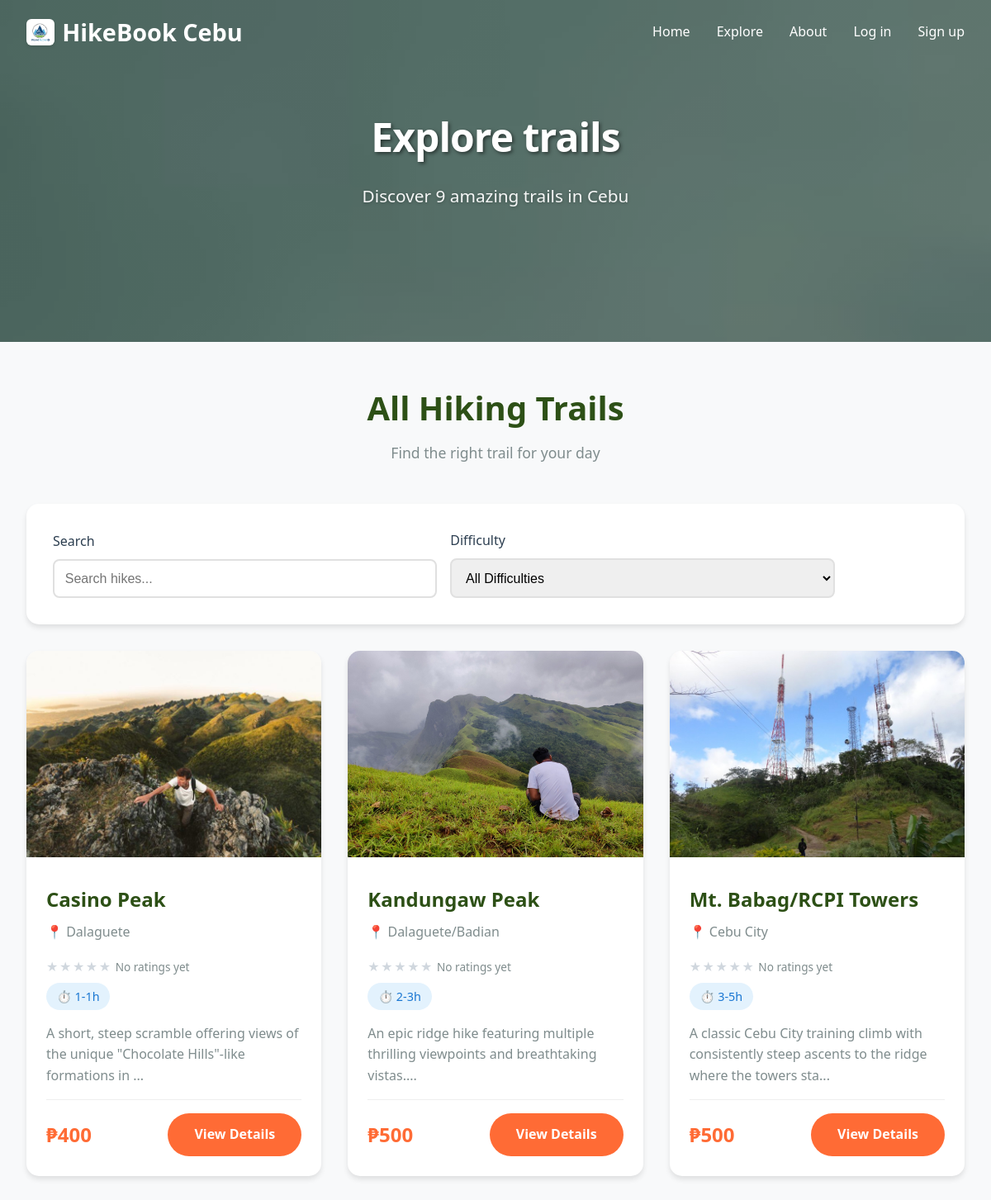
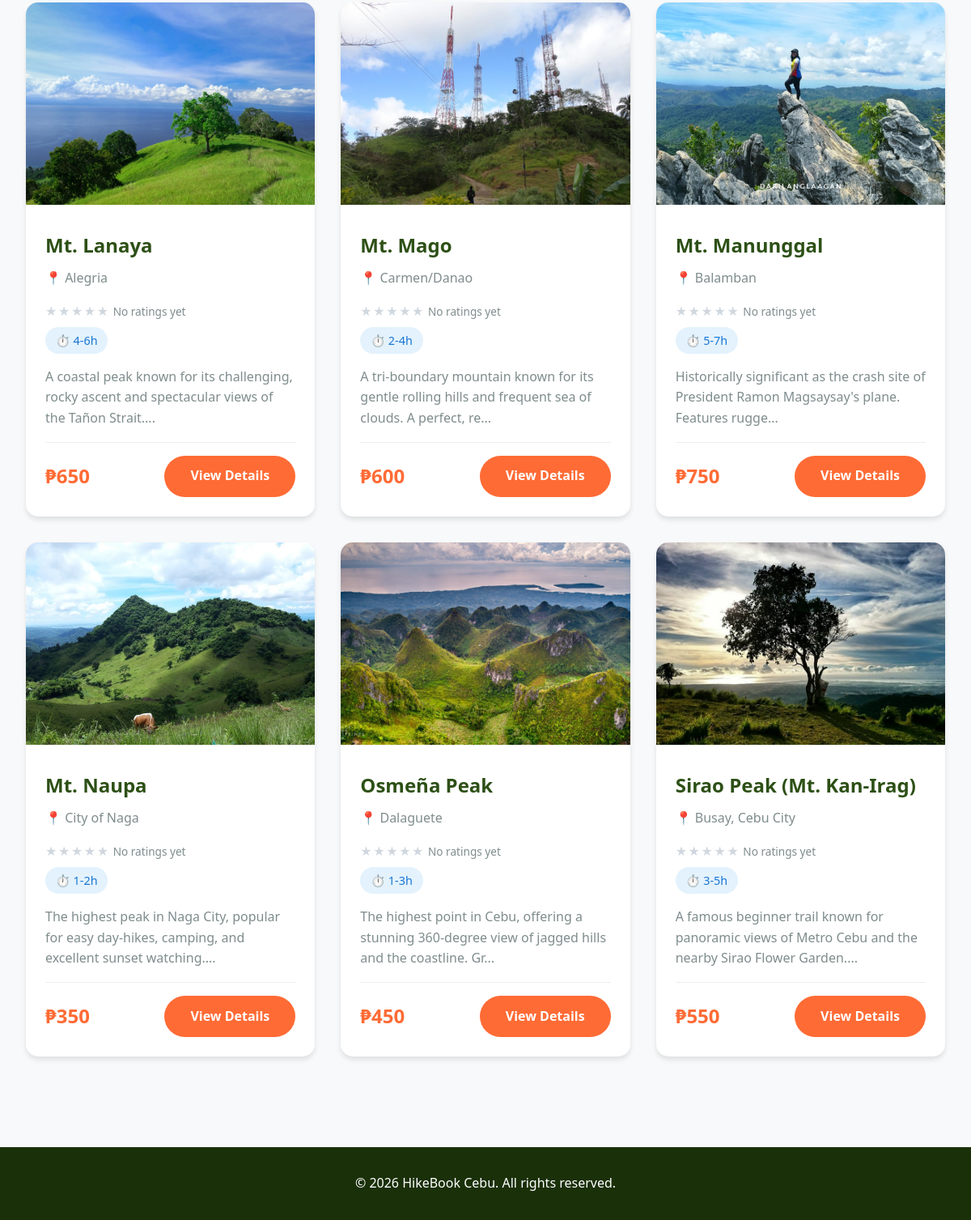
The app's page /hikes.php with its own data (2 pictures, top to bottom).
### tables this page shows
CREATE TABLE `hikes` (
  `id` int(11) NOT NULL,
  `slug` varchar(64) NOT NULL,
  `name` varchar(120) NOT NULL,
  `location` varchar(120) NOT NULL,
  `difficulty` varchar(64) NOT NULL,
  `duration_hours_min` int(11) NOT NULL,
  `duration_hours_max` int(11) NOT NULL,
  `price` int(11) NOT NULL,
  `description` text NOT NULL,
  `image_url` varchar(255) NOT NULL
);

### config.php (called while the page is built, shortened)
<?php
function isLoggedIn() {
    return isset($_SESSION['user_id']);
}
function sanitize($data) {
    return htmlspecialchars(trim($data), ENT_QUOTES, 'UTF-8');
}
?>

### hikes.php (the view, shortened to what this page needs)
<?php
require_once 'config.php';
$search = isset($_GET['search']) ? $_GET['search'] : '';
$query = "
    SELECT
        h.*,
        COALESCE(r.avg_rating, 0) AS avg_rating,
        COALESCE(r.rating_count, 0) AS rating_count
    FROM hikes h
    LEFT JOIN (
        SELECT hike_id, AVG(rating) AS avg_rating, COUNT(*) AS rating_count
        FROM hike_ratings
        GROUP BY hike_id
    ) r ON r.hike_id = h.id
    WHERE 1=1
";
$params = [];
$query .= " ORDER BY h.name ASC";
$stmt = $pdo->prepare($query);
$stmt->execute($params);
$hikes = $stmt->fetchAll();
?>
<!DOCTYPE html>
<html lang="en">
<head>
    <link rel="stylesheet" href="css/styles.css">
</head>
<body class="explore-page">
    <nav class="navbar navbar-home">
        <div class="nav-container">
            <a href="index.php" class="logo">
                <img src="images/logo.png" alt="HikeBook Cebu Logo">
                <?php echo SITE_NAME; ?>
            </a>
            <ul class="nav-links">
                <li><a href="index.php">Home</a></li>
                <li><a href="hikes.php">Explore</a></li>
                <li><a href="about.php">About</a></li>
                <?php if (isLoggedIn()): ?>
                    <li><a href="profile.php">Profile</a></li>
                    <?php if (isAdmin()): ?>
                        <li><a href="<?php echo base_url('admin/dashboard.php'); ?>">Admin</a></li>
                    <?php endif; ?>
                    <li><a href="logout.php">Logout</a></li>
                <?php else: ?>
                    <li><a href="#" class="auth-modal-trigger" data-modal="login">Log in</a></li>
                    <li><a href="#" class="auth-modal-trigger" data-modal="register">Sign up</a></li>
                <?php endif; ?>
            </ul>
        </div>
    </nav>
    <section class="hero hero-explore">
        <div class="hero-inner">
            <h1 class="hero-title">Explore trails</h1>
            <p class="hero-subtitle">Discover <?php echo count($hikes); ?> amazing trails in Cebu</p>
        </div>
    </section>
    <div class="container">
        <div class="section-title">
            <h2>All Hiking Trails</h2>
            <p>Find the right trail for your day</p>
        </div>
        <div class="form-container" style="max-width: 100%; margin-top: 0; margin-bottom: 2rem;">
            <form method="GET" action="hikes.php" id="filterForm" style="display: flex; gap: 1rem; flex-wrap: wrap; align-items: end; margin: 0;">
                <div class="form-group" style="flex: 1; min-width: 200px; margin-bottom: 0;">
                    <label for="search">Search</label>
                    <input type="text" id="search" name="search" class="form-control" placeholder="Search hikes..." value="<?php echo sanitize($search); ?>" autocomplete="off">
                </div>
                <div class="form-group" style="flex: 1; min-width: 200px; margin-bottom: 0;">
                    <label for="difficulty">Difficulty</label>
                    <select id="difficulty" name="difficulty" class="form-control">
                        <option value="">All Difficulties</option>
                    </select>
                </div>
                <a href="hikes.php" class="btn btn-secondary">Clear</a>
            </form>
        </div>
        <?php if (count($hikes) > 0): ?>
            <div class="hikes-grid">
                <?php foreach ($hikes as $hike): ?>
                    <div class="hike-card">
                        <img src="<?php echo sanitize($hike['image_url']); ?>" alt="<?php echo sanitize($hike['name']); ?>" class="hike-image">
                        <div class="hike-content">
                            <h3 class="hike-title"><?php echo sanitize($hike['name']); ?></h3>
                            <div class="hike-location">
                                📍 <?php echo sanitize($hike['location']); ?>
                            </div>
                            <?php
                                $avg = isset($hike['avg_rating']) ? (float) $hike['avg_rating'] : 0;
                                $count = isset($hike['rating_count']) ? (int) $hike['rating_count'] : 0;
                            ?>
                            <div class="card-rating-row">
                                <div class="rating-stars-sm" aria-hidden="true">
                                    <?php for ($i = 1; $i <= 5; $i++): ?>
                                        <?php
                                            $class = '';
                                        ?>
                                        <span class="rating-star <?php echo $class; ?>">★</span>
                                    <?php endfor; ?>
                                </div>
                                <span class="card-rating-text">
                                    <?php if ($count > 0): ?>
                                        <?php echo number_format($avg, 1); ?> (<?php echo $count; ?>)
                                    <?php else: ?>
                                        No ratings yet
                                    <?php endif; ?>
                                </span>
                            </div>
                            <div class="hike-meta">
                                <span class="meta-badge" style="background: #e3f2fd; color: #1976d2;">
                                    ⏱️ <?php echo $hike['duration_hours_min']; ?>-<?php echo $hike['duration_hours_max']; ?>h
                                </span>
                            </div>
                            <p class="hike-description">
                                <?php echo substr(sanitize($hike['description']), 0, 100) . '...'; ?>
                            </p>
                            <div class="hike-footer">
                                <span class="price">₱<?php echo number_format($hike['price']); ?></span>
                                <a href="#" class="btn btn-primary hike-detail-trigger" data-hike-id="<?php echo $hike['id']; ?>">View Details</a>
                            </div>
                        </div>
                    </div>
                <?php endforeach; ?>
            </div>
        <?php endif; ?>
    </div>
    <footer class="footer">
        <p>&copy; <?php echo date('Y'); ?> <?php echo SITE_NAME; ?>. All rights reserved.</p>
    </footer>
</body>
</html>

### records on screen
hikes: image_url (picture), name "Casino Peak", location "Dalaguete", duration_hours_min "1", duration_hours_max "1", description "A short, steep scramble offering views of the unique \"Chocolate Hills\"-like formations in", price "400"
hikes: image_url (picture), name "Kandungaw Peak", location "Dalaguete/Badian", duration_hours_min "2", duration_hours_max "3", description "An epic ridge hike featuring multiple thrilling viewpoints and breathtaking vistas.", price "500"
hikes: image_url (picture), name "Mt. Babag/RCPI Towers", location "Cebu City", duration_hours_min "3", duration_hours_max "5", description "A classic Cebu City training climb with consistently steep ascents to the ridge where the towers sta", price "500"
hikes: image_url (picture), name "Mt. Lanaya", location "Alegria", duration_hours_min "4", duration_hours_max "6", description "A coastal peak known for its challenging, rocky ascent and spectacular views of the Tañon Strait.", price "650"
hikes: image_url (picture), name "Mt. Mago", location "Carmen/Danao", duration_hours_min "2", duration_hours_max "4", description "A tri-boundary mountain known for its gentle rolling hills and frequent sea of clouds. A perfect, re", price "600"
hikes: image_url (picture), name "Mt. Manunggal", location "Balamban", duration_hours_min "5", duration_hours_max "7", description "Historically significant as the crash site of President Ramon Magsaysay's plane. Features rugge", price "750"
hikes: image_url (picture), name "Mt. Naupa", location "City of Naga", duration_hours_min "1", duration_hours_max "2", description "The highest peak in Naga City, popular for easy day-hikes, camping, and excellent sunset watching.", price "350"
hikes: image_url (picture), name "Osmeña Peak", location "Dalaguete", duration_hours_min "1", duration_hours_max "3", description "The highest point in Cebu, offering a stunning 360-degree view of jagged hills and the coastline. Gr", price "450"
hikes: image_url (picture), name "Sirao Peak (Mt. Kan-Irag)", location "Busay, Cebu City", duration_hours_min "3", duration_hours_max "5", description "A famous beginner trail known for panoramic views of Metro Cebu and the nearby Sirao Flower Garden.", price "550"

### other values on screen
SITE_NAME "HikeBook Cebu"
count($hikes) "9"
